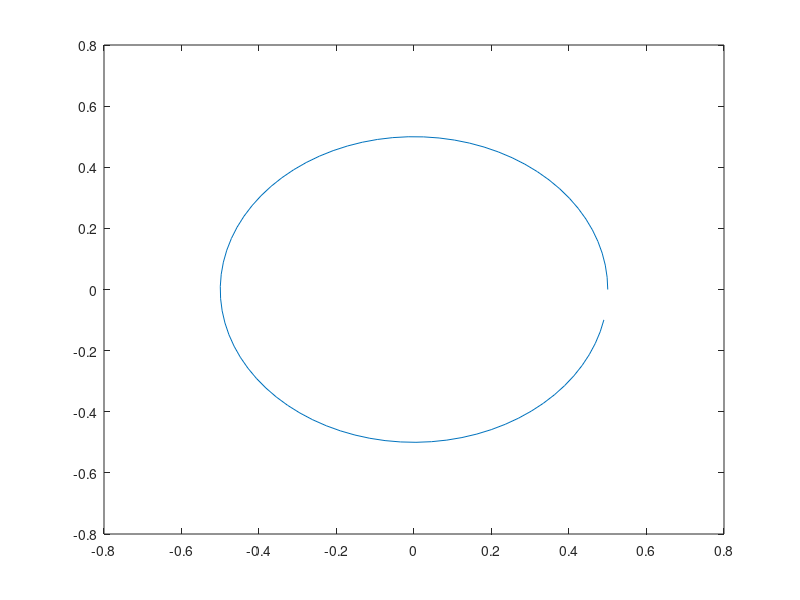

Recreate this plot in MATLAB. (Note: this script raises an error after producing the figure.)
n = 77;
r = 0.5;
cnt = linspace(0,2*(pi-0.1),n);

xk = r * cos(cnt);
yk = r * sin(cnt);

plot(xk,yk)

kp = [xk' yk']; % wird nie benutzt

agl1 = atan(yk./xk);

%idx = xk<0;

%linke Kreisseite fixen
linke_winkel = agl1(xk<0); %später xpunkt < x-mittelpunkt, zur verschiebung
               agl1(xk<0) = onsz(linke_winkel,pi)+linke_winkel; 

%jetzt noch alle übrigen (rechts unten) fixen (agl1<0)

uebrig = agl1(agl1<0);
         agl1(agl1<0) = onsz(uebrig,2*pi)+uebrig;



% if xk<0
% 
%     agl1 = pi-agl1;
% ed


% if agl1<0 --> +360° 

x = 1:77;
plot(x,agl1)

agl1d = agl1/pi*180;


% alternativ: verschiebung > normierung > mappen
